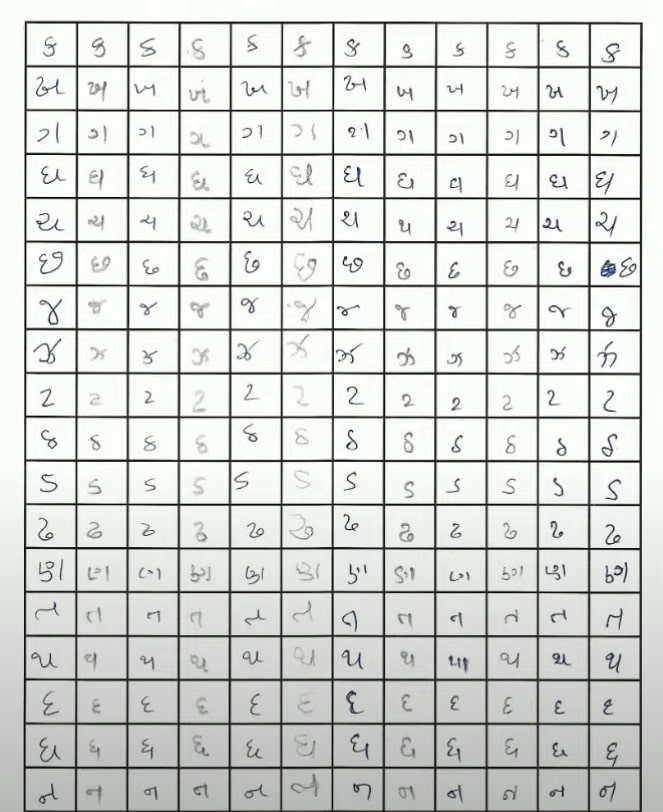
#> input picture DatasetCreation/sample.jpg, 663 x 812 px
$ python BoxDetection.py
#> lines starting #> are read from the running program, lines starting #| are printed output that depends on the picture; after the words box and inside, x2 and y2 are one past the last pixel; in counts of white or black regions, pixels touching at a corner belong together
import cv2
import numpy as np


def sort_contours(cnts, method="left-to-right"):
    reverse = False
    i = 0
    if method == "right-to-left" or method == "bottom-to-top":
        reverse = True
    if method == "top-to-bottom" or method == "bottom-to-top":
        i = 1
    boundingBoxes = [cv2.boundingRect(c) for c in cnts]
    (cnts, boundingBoxes) = zip(*sorted(zip(cnts, boundingBoxes),key=lambda b: b[1][i], reverse=reverse))
    return (cnts, boundingBoxes)


# Functon for extracting the box
def box_extraction(img_for_box_extraction_path, cropped_dir_path):
#> called with img_for_box_extraction_path = 'sample.jpg', cropped_dir_path = './Output/'
    print("Reading image..")
    img = cv2.imread(img_for_box_extraction_path, 0)  # Read the image
#> img: shape (812, 663); min 0, max 255, mean 215.3
    (thresh, img_bin) = cv2.threshold(img, 128, 255,cv2.THRESH_BINARY | cv2.THRESH_OTSU)  # Thresholding the image
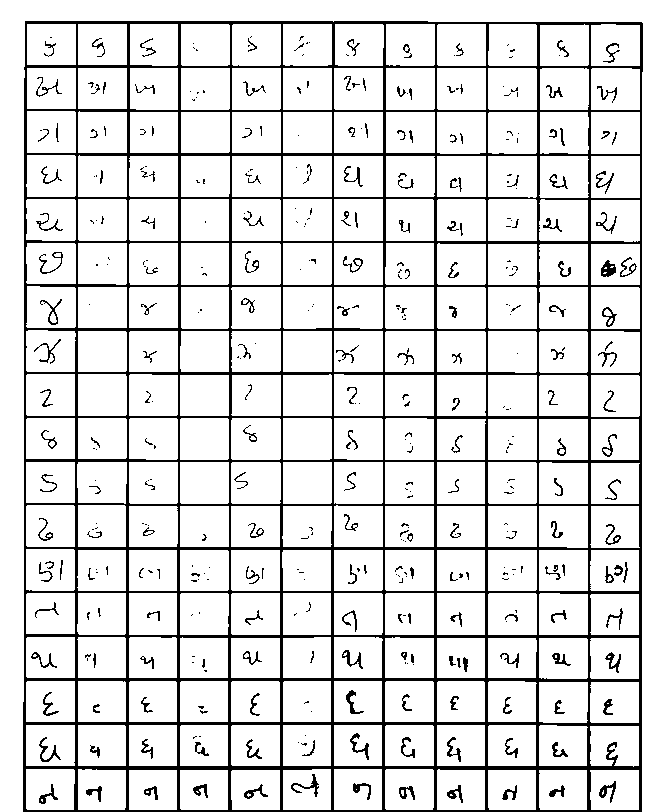
#> img_bin: shape (812, 663); 87.7% white; 419 black regions (233 under 20 px), largest, box (x1, y1, x2, y2) and area: (23, 21, 643, 812) 54215, (601, 260, 616, 277) 162, (291, 774, 319, 797) 152
#> thresh = 160
    img_bin = 255 - img_bin

    print("Storing binary image to Images/Image_bin.jpg..")
    cv2.imwrite("Images/Image_bin.jpg", img_bin)

    print("Applying Morphological Operations..")
    kernel_length = np.array(img).shape[1] // 40
#> kernel_length = 16

    verticle_kernel = cv2.getStructuringElement(cv2.MORPH_RECT, (1, kernel_length))
    hori_kernel = cv2.getStructuringElement(cv2.MORPH_RECT, (kernel_length, 1))
    kernel = cv2.getStructuringElement(cv2.MORPH_RECT, (3, 3))

    # Morphological operation to detect verticle lines from an image
    img_temp1 = cv2.erode(img_bin, verticle_kernel, iterations=3)
#> img_temp1: shape (812, 663); 4.5% white; 13 white regions, largest, box (x1, y1, x2, y2) and area: (434, 46, 437, 812) 2124, (177, 45, 181, 812) 2058, (126, 45, 130, 812) 1930
    verticle_lines_img = cv2.dilate(img_temp1, verticle_kernel, iterations=3)
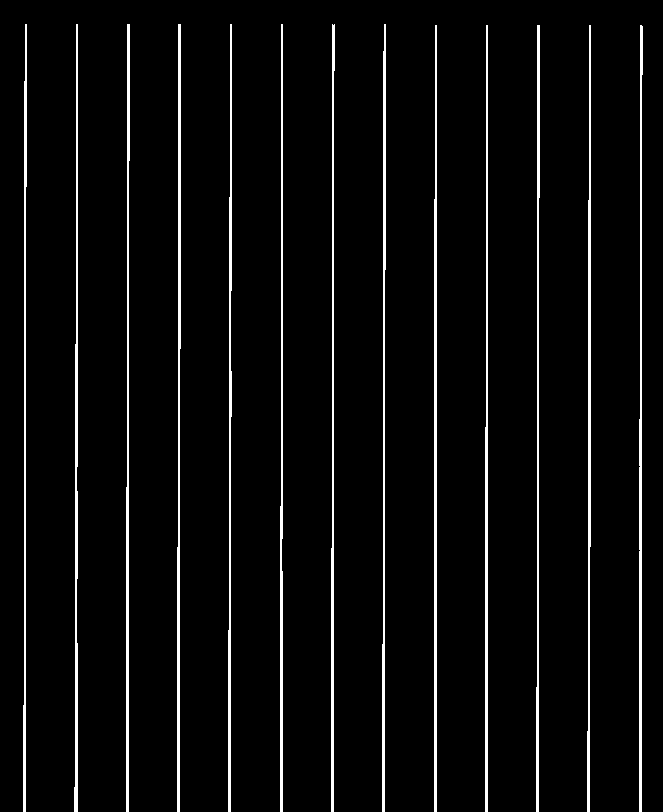
#> verticle_lines_img: shape (812, 663); 4.8% white; 13 white regions, largest, box (x1, y1, x2, y2) and area: (434, 25, 437, 812) 2187, (177, 24, 181, 812) 2166, (126, 24, 130, 812) 2038
    cv2.imwrite("Images/verticle_lines.jpg", verticle_lines_img)

    # Morphological operation to detect horizontal lines from an image
    img_temp2 = cv2.erode(img_bin, hori_kernel, iterations=3)
#> img_temp2: shape (812, 663); 4.8% white; 19 white regions, largest, box (x1, y1, x2, y2) and area: (47, 766, 621, 770) 2040, (48, 678, 621, 682) 1690, (47, 722, 621, 726) 1663
    horizontal_lines_img = cv2.dilate(img_temp2, hori_kernel, iterations=3)
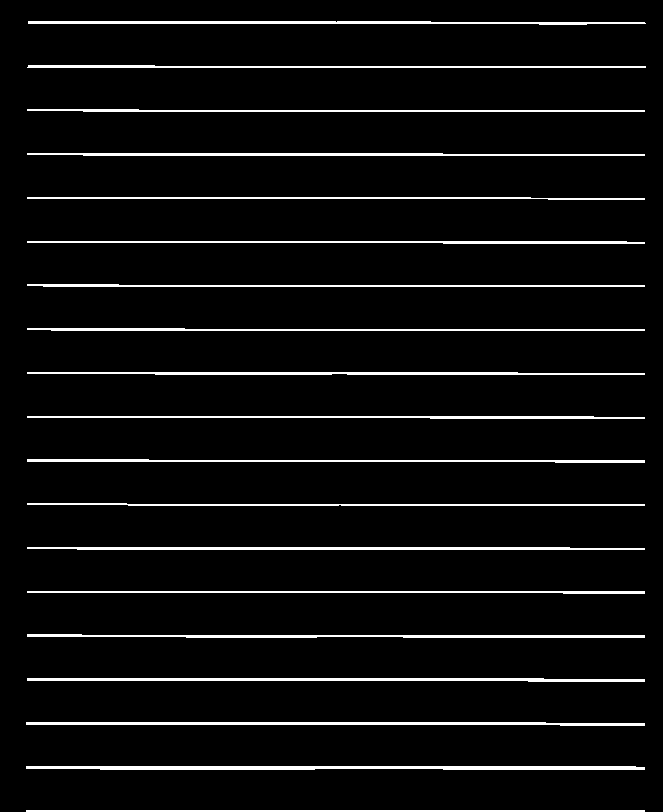
#> horizontal_lines_img: shape (812, 663); 5.4% white; 19 white regions, largest, box (x1, y1, x2, y2) and area: (26, 766, 645, 770) 2265, (27, 678, 645, 682) 1870, (26, 722, 645, 726) 1843
    cv2.imwrite("Images/horizontal_lines.jpg", horizontal_lines_img)

    # Weighting parameters, this will decide the quantity of an image to be added to make a new image.
    alpha = 0.5
    beta = 1.0 - alpha
    # This function helps to add two image with specific weight parameter to get a third image as summation of two image.
    img_final_bin = cv2.addWeighted(verticle_lines_img, alpha, horizontal_lines_img, beta, 0.0)
    img_final_bin = cv2.erode(~img_final_bin, kernel, iterations=2)
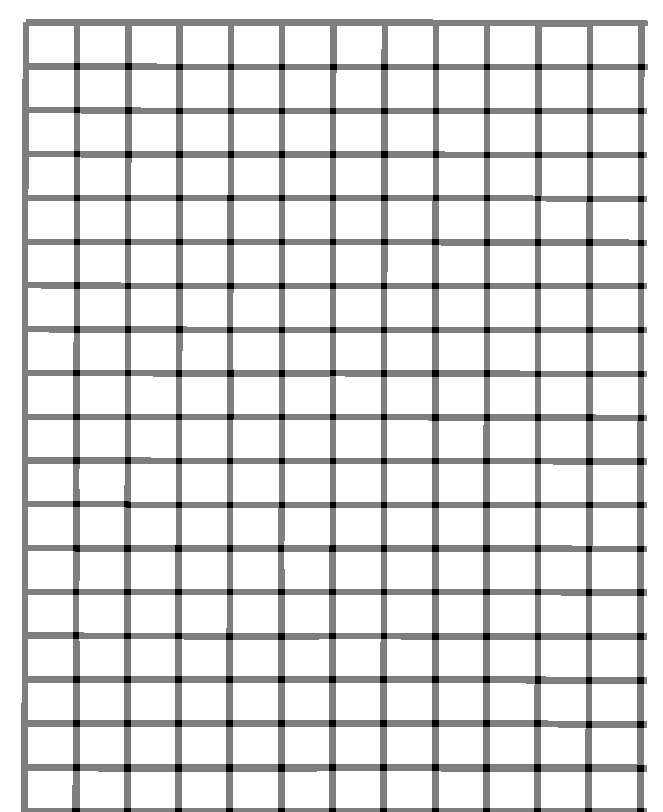
#> img_final_bin: shape (812, 663); min 0, max 255, mean 221.4
    (thresh, img_final_bin) = cv2.threshold(img_final_bin, 128, 255, cv2.THRESH_BINARY | cv2.THRESH_OTSU)
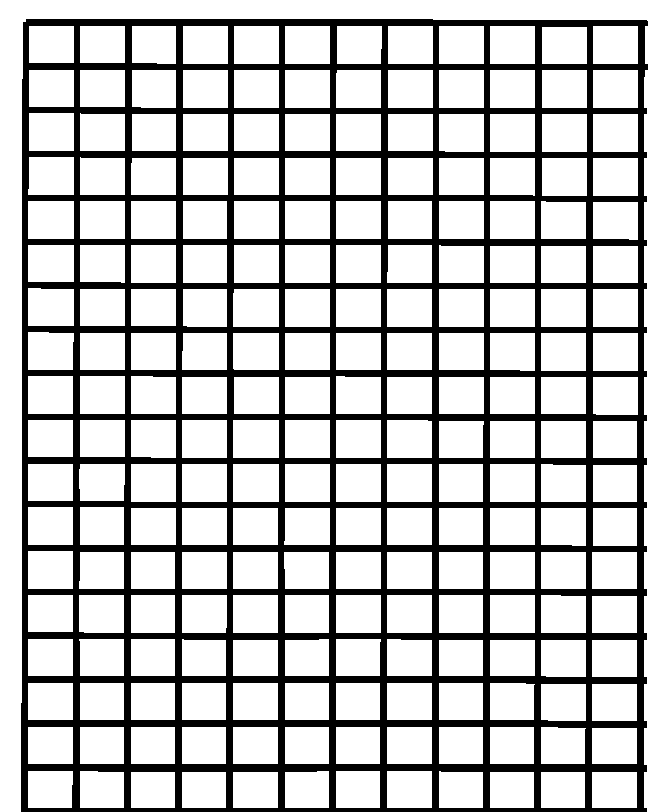
#> img_final_bin: shape (812, 663); 75.4% white; 1 black region
#> thresh = 127


    print("Binary image which only contains boxes: Images/img_final_bin.jpg")
    cv2.imwrite("Images/img_final_bin.jpg", img_final_bin)
    contours, hierarchy = cv2.findContours(
        img_final_bin, cv2.RETR_TREE, cv2.CHAIN_APPROX_SIMPLE)
#> contours = 217 contours; largest, box (x1, y1, x2, y2) and area: (0, 0, 663, 812) 42571, (233, 464, 279, 502) 1665, (233, 420, 279, 458) 1665, (28, 201, 74, 239) 1665, (233, 289, 279, 327) 1662
    (contours, boundingBoxes) = sort_contours(contours, method="top-to-bottom")
#> in sort_contours, `boundingBoxes = [cv2.boundingRect(c) for c in cnts]`: boundingBoxes = 217 items, first 6: (592, 772, 45, 36), (541, 772, 44, 36), (490, 772, 44, 36), (233, 772, 45, 36), (182, 772, 44, 36), (131, 772, 44, 36)
#> in sort_contours, `(cnts, boundingBoxes) = zip(*sorted(zip(cnts, boundingBoxes),key=lambd..`: cnts = 217 contours; largest, box (x1, y1, x2, y2) and area: (0, 0, 663, 812) 42571, (28, 201, 74, 239) 1665, (233, 420, 279, 458) 1665, (233, 464, 279, 502) 1665, (233, 289, 279, 327) 1662; boundingBoxes = 217 items, first 6: (0, 0, 663, 812), (593, 26, 45, 38), (490, 26, 45, 38), (439, 26, 45, 38), (388, 26, 45, 38), (337, 26, 45, 38)
#> contours has the same summary as cnts in sort_contours

    print("Output stored in Output directiory!")

    idx = 0
    for c in contours:
        x, y, w, h = cv2.boundingRect(c)
        if (w > 22 and h > 22) and w >= h:
            idx += 1
            new_img = img[y:y + h, x:x + w]
            cv2.imwrite("./Output/" + str(idx) + '.png', new_img)
#> this loop made 217 passes
#> (c, x, y, w, h) on passes 2, 3, 4, 5, 7, 8, 9, 11, 12, 13: ([[593, 26], [593, 63], [637, 63], [637, 26]], 593, 26, 45, 38), ([[490, 26], [490, 63], [534, 63], [534, 26]], 490, 26, 45, 38), ([[439, 26], [439, 63], [483, 63], [483, 26]], 439, 26, 45, 38), ([[388, 26], [388, 63], [432, 63], [432, 26]], 388, 26, 45, 38), ([[285, 26], [285, 63], [329, 63], [329, 26]], 285, 26, 45, 38), ([[234, 26], [234, 63], [278, 63], [278, 26]], 234, 26, 45, 38), ([[183, 26], [183, 63], [227, 63], [227, 26]], 183, 26, 45, 38), ([[80, 26], [80, 62], [124, 62], [124, 26]], 80, 26, 45, 37), ([[29, 26], [29, 62], [73, 62], [73, 26]], 29, 26, 45, 37), ([[542, 27], [542, 63], [586, 63], [586, 27]], 542, 27, 45, 37)
#> (x, y, w, h) on passes 1, 6, 10, 19, 23, 26: (0, 0, 663, 812), (337, 26, 45, 38), (132, 26, 44, 38), (336, 70, 45, 38), (132, 70, 44, 38), (80, 113, 45, 38)
#> pass 3, in box_extraction, `new_img = img[y:y + h, x:x + w]`:
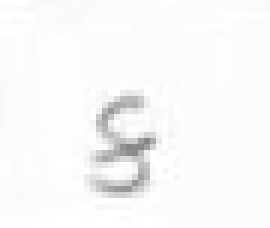
#> new_img: shape (38, 45) (shown 6 times larger); min 133, max 255, mean 248
#> after the loop, idx = 216

    cv2.drawContours(img, contours, -1, (0, 0, 255), 3)
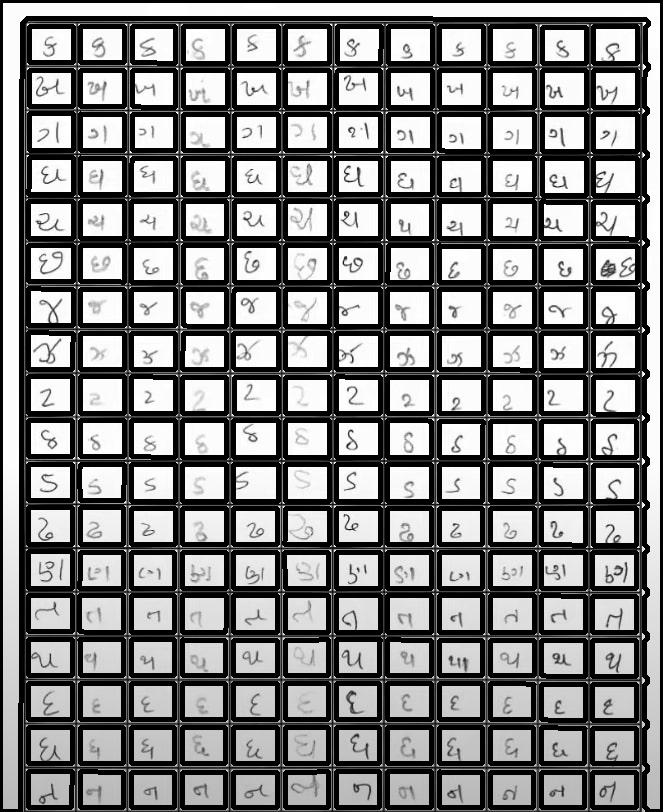
#> img: shape (812, 663); min 0, max 255, mean 134.3
    cv2.imwrite("./Temp/img_contour.jpg", img)


box_extraction("sample.jpg", "./Output/")
